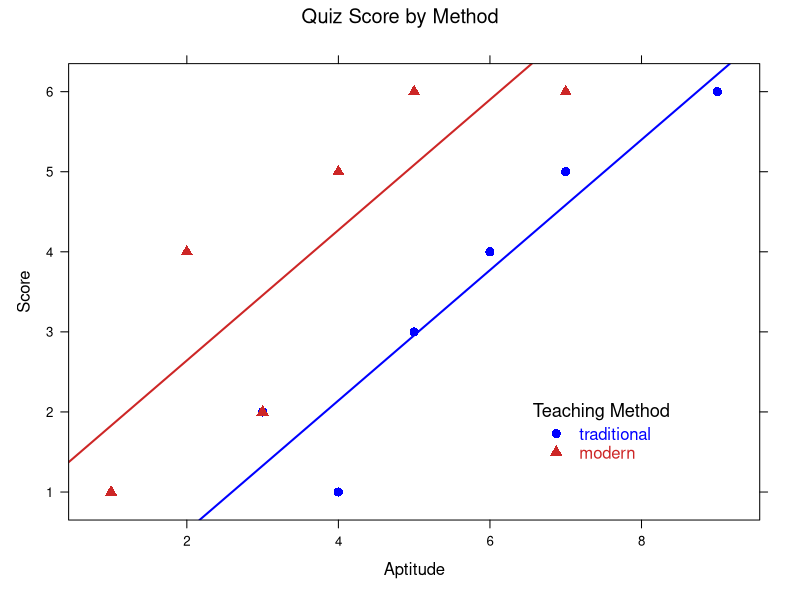

Write R code to recreate this figure.
# Walter Reilly
# HW 5 

# PSC204d, Spring 2017
# Conduct and report on the following using ANCOVA

# requires data file ch4stateg.csv

# clean workspace
rm(list = ls())

# load libraries as needed
library(lattice) # for plotting
library(car) # for Type II SS and Type III SS
library(tidyverse)

# Read in d (replace path with your own)

d <- read.csv("ch4stateg.csv", header=TRUE, sep = ',')

# declare factor variable as class variable
d$group = factor(d$group, labels = c("traditional", "modern"))

# Descriptive Statistics

d1 <- d[d$group == "traditional", ]
d2 <- d[d$group == "modern", ]

# examine means, SDs, correlations, regression slopes for each group
summarise(d1, mean.quiz = mean(quiz),mean.aptitude= mean(aptitude),
          sd.quiz = sd(quiz), sd.aptitude = sd(aptitude))
cor(d1$quiz,d1$aptitude)
lm(quiz ~ aptitude, data = d1)

# group 2 - modern
summarise(d2, mean.quiz = mean(quiz),mean.aptitude= mean(aptitude),
          sd.quiz = sd(quiz), sd.aptitude = sd(aptitude))
cor(d2$quiz,d2$aptitude)
lm(quiz ~ aptitude, data = d2)

# examine means, SDs, correlations, and slopes across all
summarise(d, mean.quiz = mean(quiz),mean.aptitude= mean(aptitude),
          sd.quiz = sd(quiz), sd.aptitude = sd(aptitude))
cor(d$quiz,d$aptitude)
lm(quiz ~ aptitude, data = d)
      
      
      # ----------------------------------------
      # plot outcome by covariate for each group
      # ----------------------------------------
      
      colrs = c("blue", "firebrick3")
      
      xyplot(quiz ~ aptitude, # outcome ~ predictor
             data = d, 
             groups = group, # different lines, colors for each group
             type = c("p", "r"), # points & regression line for each group
             pch = c(16, 17), # symbols to use for points (2 types)
             cex = 1.1, # size of symbols
             lwd = 2, # line width
             col = colrs, # colors to use for plotting lines
             main = list(label = "Quiz Score by Method", # Title properties
                         fontface = "plain", 
                         fontsize = 12
             ),
             xlab = list(label = "Aptitude", # x-label properties
                         fontface = "plain",
                         fontsize = 12
             ),
             ylab = list(label = "Score", # y-label properties
                         fontface = "plain",
                         fontsize = 12
             ),
             key = list( # create a key
               corner = c(.85, .15), # where on the chart to place the key (x,y)
               title = "Teaching Method", # title of the key
               cex.title = 1.1, # font size for title of key
               col = colrs, # font colors
               points = list(pch = c(16, 17), # use same types here as above
                             col = colrs, # use same colors here as above
                             cex = 1.1 # size of the symbols
               ),
               text = list(levels(d$group), # labels to use for groups
                           cex = 1.0, # size of text
                           col = colrs # use same colors as above
               ),
               padding.text = 1.4
             )
      )
      
      
      # -------------------------------
      # fit the ANCOVA model using lm()
      # -------------------------------
      
      # Homogeneity of Slopes Test (Includes Interaction)
      fit0 <- lm(quiz ~ group * aptitude, data = d)
      summary(fit0)
      summary.aov(fit0)
      
      # ANCOVA proper (no interaction)
      fit1 <- lm(quiz ~ group + aptitude, data = d)
      summary(fit1)
      summary.aov(fit1)
      
      # if you want type 2 or type 3 sums of squares
      Anova(fit1, type="II")
      Anova(fit1, type="III")
      
      # compare to ANOVA (no covariate)
      fit2 <- lm(quiz ~ group, data = d)
      summary(fit2)
      summary.aov(fit2)
      
      # is model reduction justified? 
      # (e.g., can we remove the covariate?)
      # No, the covariate aptitude is an important and significant (!) predictor of quiz score. 
      # The type III anova indicates that it explains unique variance from group. ALthough with a sample
      # size like this dataset has I wouldn't bother with parametric or inferential statistics statistics.
      # 
      anova(fit1, fit2)
      
      # another way to test need for terms using step()
      fit3 <- lm(quiz ~ group * aptitude, data = d)
      step(fit3)
      